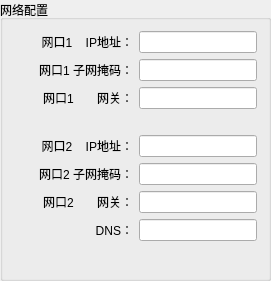
     <widget class="QGroupBox" name="netGroupBox">
      <property name="geometry">
       <rect>
        <x>520</x>
        <y>10</y>
        <width>271</width>
        <height>281</height>
       </rect>
      </property>
      <property name="title">
       <string>网络配置</string>
      </property>
      <layout class="QGridLayout" name="gridLayout_11">
       <item row="8" column="1">
        <spacer name="verticalSpacer_2">
         <property name="orientation">
          <enum>Qt::Vertical</enum>
         </property>
         <property name="sizeType">
          <enum>QSizePolicy::Preferred</enum>
         </property>
         <property name="sizeHint" stdset="0">
          <size>
           <width>10</width>
           <height>25</height>
          </size>
         </property>
        </spacer>
       </item>
       <item row="2" column="1">
        <widget class="QLineEdit" name="net1GateLineEdit"/>
       </item>
       <item row="1" column="0" alignment="Qt::AlignRight">
        <widget class="QLabel" name="label_5">
         <property name="text">
          <string>网口1 子网掩码：</string>
         </property>
         <property name="alignment">
          <set>Qt::AlignRight|Qt::AlignTrailing|Qt::AlignVCenter</set>
         </property>
        </widget>
       </item>
       <item row="1" column="1">
        <widget class="QLineEdit" name="net1MaskLineEdit"/>
       </item>
       <item row="4" column="0" alignment="Qt::AlignRight">
        <widget class="QLabel" name="label_24">
         <property name="text">
          <string>网口2    IP地址：</string>
         </property>
         <property name="alignment">
          <set>Qt::AlignRight|Qt::AlignTrailing|Qt::AlignVCenter</set>
         </property>
        </widget>
       </item>
       <item row="2" column="0" alignment="Qt::AlignRight">
        <widget class="QLabel" name="label_23">
         <property name="text">
          <string>网口1       网关：</string>
         </property>
         <property name="alignment">
          <set>Qt::AlignRight|Qt::AlignTrailing|Qt::AlignVCenter</set>
         </property>
        </widget>
       </item>
       <item row="6" column="0" alignment="Qt::AlignRight">
        <widget class="QLabel" name="label_26">
         <property name="text">
          <string>网口2       网关：</string>
         </property>
         <property name="alignment">
          <set>Qt::AlignRight|Qt::AlignTrailing|Qt::AlignVCenter</set>
         </property>
        </widget>
       </item>
       <item row="5" column="0">
        <widget class="QLabel" name="label_25">
         <property name="text">
          <string>网口2 子网掩码：</string>
         </property>
         <property name="alignment">
          <set>Qt::AlignRight|Qt::AlignTrailing|Qt::AlignVCenter</set>
         </property>
        </widget>
       </item>
       <item row="4" column="1">
        <widget class="QLineEdit" name="net2IPLineEdit"/>
       </item>
       <item row="7" column="0">
        <widget class="QLabel" name="label_27">
         <property name="text">
          <string>DNS：</string>
         </property>
         <property name="alignment">
          <set>Qt::AlignRight|Qt::AlignTrailing|Qt::AlignVCenter</set>
         </property>
        </widget>
       </item>
       <item row="7" column="1">
        <widget class="QLineEdit" name="dnsLineEdit"/>
       </item>
       <item row="5" column="1">
        <widget class="QLineEdit" name="net2MaskLineEdit"/>
       </item>
       <item row="6" column="1">
        <widget class="QLineEdit" name="net2GateLineEdit"/>
       </item>
       <item row="0" column="0" alignment="Qt::AlignRight">
        <widget class="QLabel" name="label_4">
         <property name="text">
          <string>网口1    IP地址：</string>
         </property>
         <property name="alignment">
          <set>Qt::AlignRight|Qt::AlignTrailing|Qt::AlignVCenter</set>
         </property>
        </widget>
       </item>
       <item row="0" column="1">
        <widget class="QLineEdit" name="net1IpLineEdit"/>
       </item>
       <item row="3" column="0">
        <spacer name="horizontalSpacer_22">
         <property name="orientation">
          <enum>Qt::Horizontal</enum>
         </property>
         <property name="sizeHint" stdset="0">
          <size>
           <width>40</width>
           <height>20</height>
          </size>
         </property>
        </spacer>
       </item>
      </layout>
     </widget>
